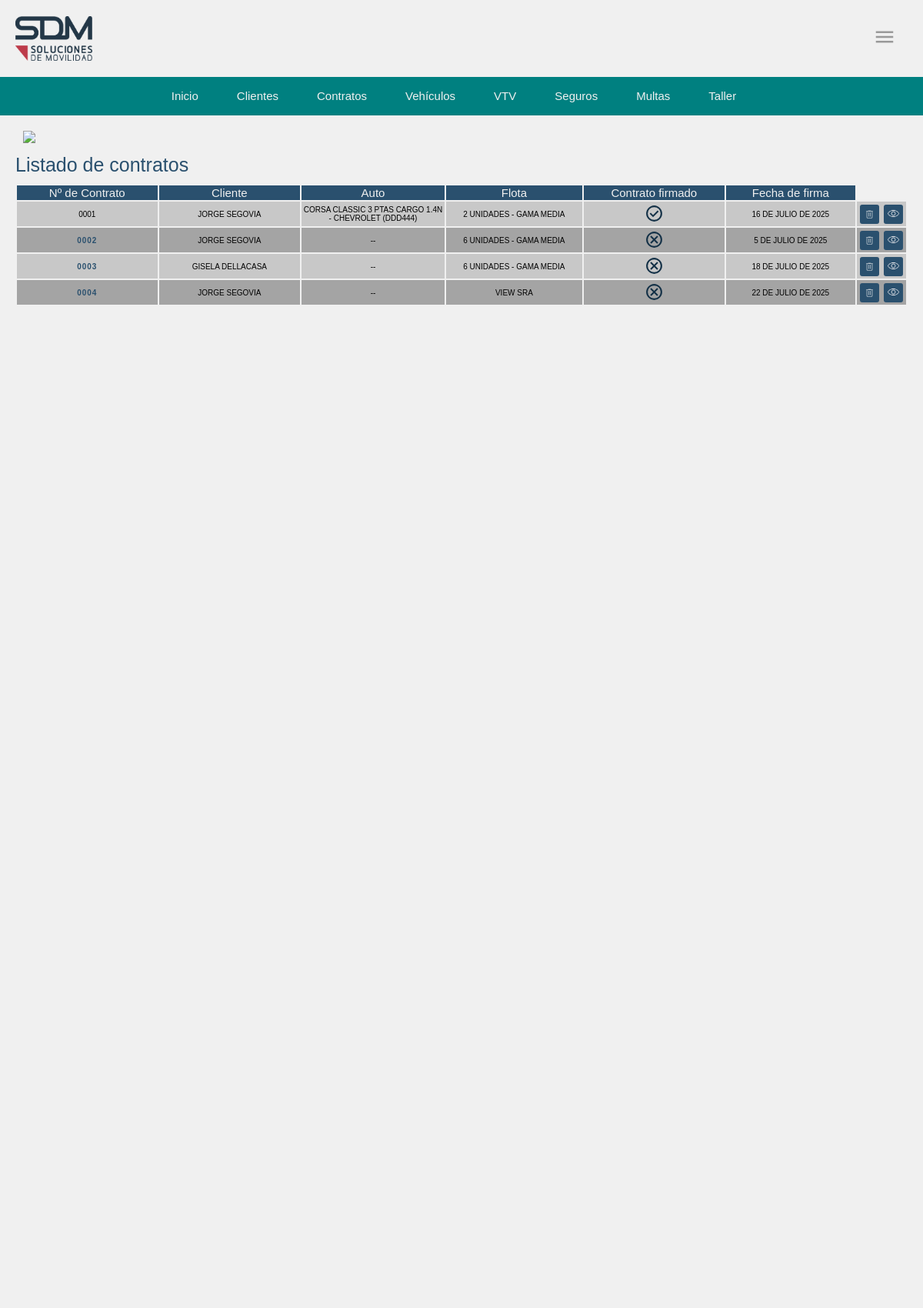
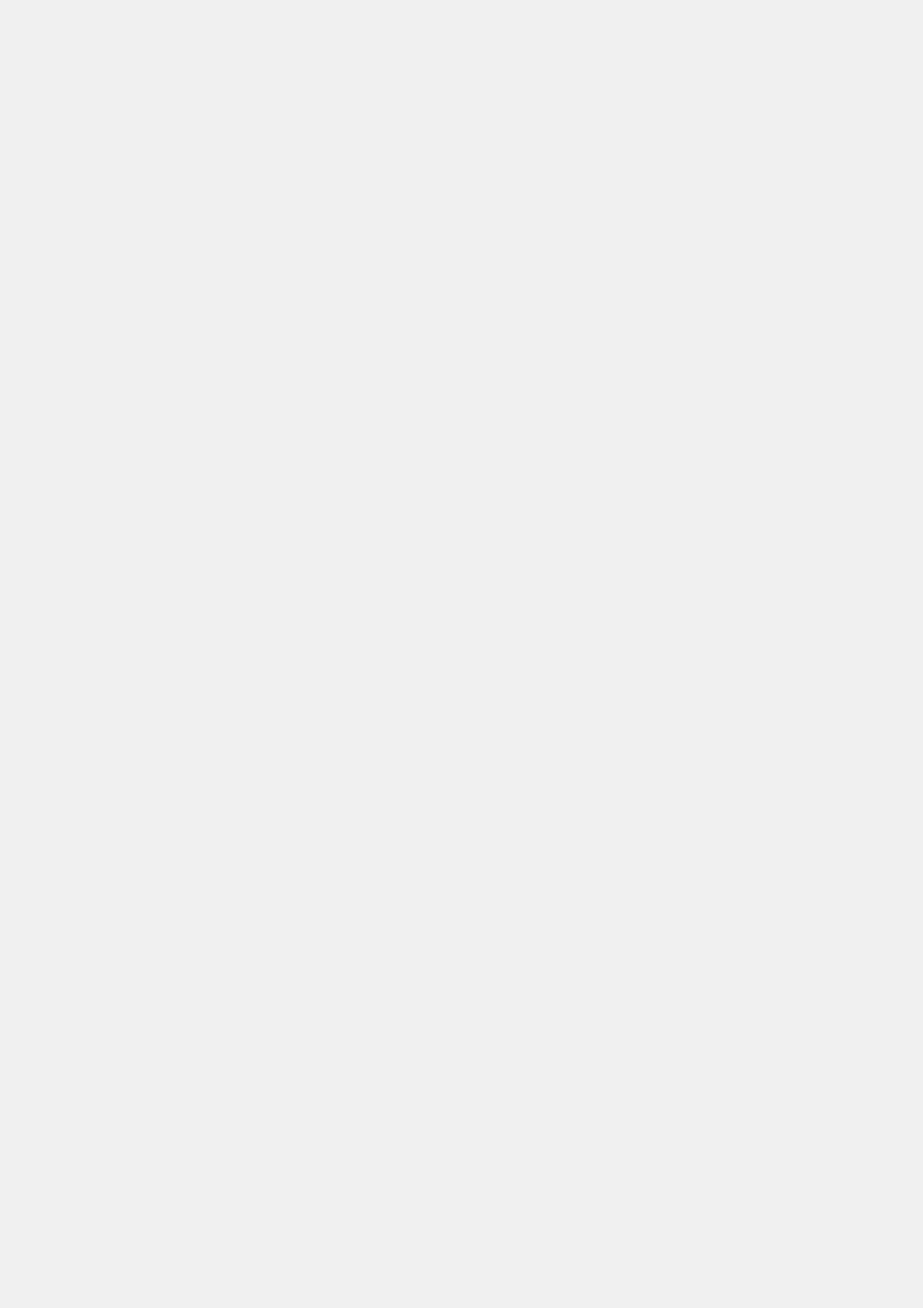
The page /operacion/contrato/ (signed in, upper part) on the database its author committed (2 pictures, top to bottom).
### operacion/models.py (models this page shows, shortened)
class Contrato(models.Model):
    cliente = models.ForeignKey('Cliente', on_delete=models.CASCADE)
    auto = models.ForeignKey('Automovil', on_delete=models.CASCADE, blank=True, null=True)
    flota = models.ForeignKey('Flota', on_delete=models.CASCADE, blank=True, null=True)
    monto_inicial = models.FloatField()
    contrato_firmado = models.BooleanField(default=False)
    fecha_contrato_firmado = models.DateField()
    facturacion = models.BooleanField(default=False, verbose_name="Facturación")

class Cliente(models.Model):
    razon_social = models.CharField(max_length=50, verbose_name="Razón Social")
    dni = models.PositiveBigIntegerField(unique=True, verbose_name="D.N.I.", null=True, blank=True)
    cuil = models.PositiveBigIntegerField(unique=True,null=True, blank=True, verbose_name="C.U.I.L.")
    cuit = models.PositiveBigIntegerField(unique=True,null=True, blank=True, verbose_name="C.U.I.T.")
    direccion = models.CharField(max_length=50, verbose_name="Dirección", null=True, blank=True)
    telefono = models.PositiveIntegerField(default=0, verbose_name="Teléfono")
    email = models.CharField(max_length=50, verbose_name="E-mail", null=True, blank=True)
    visible = models.BooleanField(default=True)  # Campo de visibilidad
    def __str__(self):
        return f"{self.razon_social}"
    class Meta:
        verbose_name_plural = "Cliente empresa"

class Automovil(models.Model):
    marca = models.ForeignKey('Modelo', on_delete=models.RESTRICT, blank=False, null=False)
    Estado = models.ForeignKey(EstadoAutomovil, on_delete=models.RESTRICT, blank=True, null=True)
    anio = models.PositiveIntegerField()
    color = models.CharField(max_length=30)
    kilometraje = models.PositiveIntegerField()
    numero_chasis = models.CharField(max_length=30, verbose_name="Nº de Chasis", unique=True)
    numero_motor = models.CharField(max_length=30, verbose_name="Nº de Motor", unique=True)
    patente = models.CharField(max_length=10, unique=True)
    vtv = models.ForeignKey(Vtv, on_delete=models.RESTRICT)
    poliza = models.ForeignKey('PolizaSeguro',verbose_name="Póliza", on_delete=models.RESTRICT, blank=True, null=True)
    visibilidad = models.BooleanField(default=True)  # Campo de visibilidad para ocultar automóviles eliminados
    flota = models.ForeignKey(Flota, on_delete=models.RESTRICT, blank=True, null=True)
    titular = models.ForeignKey(Titular, on_delete=models.CASCADE, related_name='titular',null=True, blank=True)
    fecha_ultimo_servicio = models.DateField(blank=True, null=True)  # Fecha del último servicio
    km_ultimo_servicio = models.PositiveIntegerField(blank=True, null=True)  # Kilometraje del último servicio
    fecha_ultimo_siniestro = models.DateTimeField(blank=True, null=True)
    cantidad_de_sinistros = models.PositiveIntegerField(default=0)
    def __str__(self):
        return f"{self.marca} ({self.patente})"
    class Meta:
        verbose_name_plural = "Automóviles"

class Modelo(models.Model):
    nombre = models.CharField(max_length=50)
    marca = models.ForeignKey(Marca, on_delete=models.CASCADE, related_name="modelos")
    def __str__(self):
        return f"{self.nombre} - {self.marca.nombre}"

class Marca(models.Model):
    nombre = models.CharField(max_length=50, unique=True)

class Flota(models.Model):
    descripcion = models.CharField(max_length=1500, verbose_name="Descripción")
    cliente = models.ForeignKey(Cliente, on_delete=models.RESTRICT)
    disponible = models.BooleanField(default=True)
    def __str__(self):
        return f"{self.descripcion}"
    class Meta:
        verbose_name_plural = "Flotas"

### operacion/views.py (the view)
# urls.py: path('contrato/', listado_contrato, name='listado_contrato'),
@login_required
def listado_contrato(request):
    contratos = Contrato.objects.all()
    return render(request, 'contrato/listado_contrato.html', {'contratos': contratos})

### operacion/templates/contrato/listado_contrato.html (shortened to what this page needs)
{% load static %}
<!DOCTYPE html>
<html lang="en">
<head>
    <link rel="stylesheet" type="text/css" href="{% static './style.css' %}">
</head>
<body class="app">
    <div class="head">
        {% include 'cabecera.html' %}
        {% include 'bnav.html' %}
    </div>
    <a href="{% url 'home' %}" class="btn-atras"><img src="{% static 'operacion/img/atras.svg' %}"></a>
    <h1>Listado de contratos</h1>
    <table>
            <tr>
                <th>Nº de Contrato</th>
                <th>Cliente</th>
                <th>Auto</th>
                <th>Flota</th>
                <th>Contrato firmado</th>
                <th>Fecha de firma</th>
            </tr>
            {% for contrato in contratos %}
                <tr>
                    <td>
                        <form method="post" action="{% url 'editar_contrato' contrato.pk %}">
                            {% if contrato.contrato_firmado %}
                            {{ contrato.id|stringformat:"04d" }}
                            {% else %}
                            <a class="enlace" href="{% url 'editar_contrato' contrato.pk %}">{{ contrato.id|stringformat:"04d" }}</a>
                            {% endif %}
                        </form>
                    </td>
                    <td>{{ contrato.cliente }}</td>
                    <td>{{ contrato.auto|default:"--" }}</td>
                    <td>{{ contrato.flota }}</td>
                    <td>{% if contrato.contrato_firmado %}
                        <img src="{% static 'operacion/img/check.svg' %}" alt="Firmado">
                        {% else %}
                        <img src="{% static 'operacion/img/cancel.svg' %}" alt="No Firmado">
                        {% endif %}
                    </td>
                    <td>{{ contrato.fecha_contrato_firmado }}</td>
                    <td class="acciones">
                        <form method="get" action="{% url 'eliminar_contrato' contrato.id %}">
                            <button type="submit" class="btn"><img src="{% static 'operacion/img/eliminar_blanco.svg' %}" alt=""></button>
                        </form>
                        <form method="get" action="{% url 'generar_contrato' contrato.id %}">
                            <button type="submit" class="btn"><a href="{% url 'generar_contrato' contrato.id %}" target="_blank" rel="noopener noreferrer"><img src="{% static 'operacion/img/ojo-abierto_B.png' %}" alt=""></a></button>
                        </form>
                    </td>
                </tr>
            {% empty %}
                <tr>
                    <td colspan="7">No hay contratos registrados.</td>
                </tr>
            {% endfor %}
    </table>
</body>
</html>

### operacion/static/style.css (style rules this page uses)
body { margin: 0; padding: 0; }
:root { --background: rgb(240,240,240); --foreground: rgb(42, 80, 110); }
.head { position: sticky; top: 0; z-index: 99; }
.app { width: 100vw; height: 1000vh; background-color: var(--background); margin: 0; padding: 0; }
h1 { color:var(--foreground); font-family: Verdana, Geneva, Tahoma, sans-serif; font-weight: lighter; font-size: 25px; margin: 10px 20px; }
th { width: 100vw; font-size: 15px; color: rgb(240, 240, 240); font-weight: lighter; font-family: Verdana, Geneva, Tahoma, sans-serif; background-color:rgb(42, 80, 110); border: none; }

### operacion/static/style_cabecera.css (style rules this page uses)
body { margin: 0; padding: 0; }

### operacion/static/style_bnav.css (style rules this page uses)
body { margin: 0; padding: 0; }

### rows shown on the page
Contrato: id "0001", cliente "JORGE SEGOVIA", auto "CORSA CLASSIC 3 PTAS CARGO 1.4N - CHEVROLET (DDD444)", flota "2 UNIDADES - GAMA MEDIA", contrato_firmado True (drawn), fecha_contrato_firmado "16 DE JULIO DE 2025"
Contrato: id "0002", cliente "JORGE SEGOVIA", auto "--", flota "6 UNIDADES - GAMA MEDIA", contrato_firmado False (drawn), fecha_contrato_firmado "5 DE JULIO DE 2025"
Contrato: id "0003", cliente "GISELA DELLACASA", auto "--", flota "6 UNIDADES - GAMA MEDIA", contrato_firmado False (drawn), fecha_contrato_firmado "18 DE JULIO DE 2025"
Contrato: id "0004", cliente "JORGE SEGOVIA", auto "--", flota "VIEW SRA", contrato_firmado False (drawn), fecha_contrato_firmado "22 DE JULIO DE 2025"
